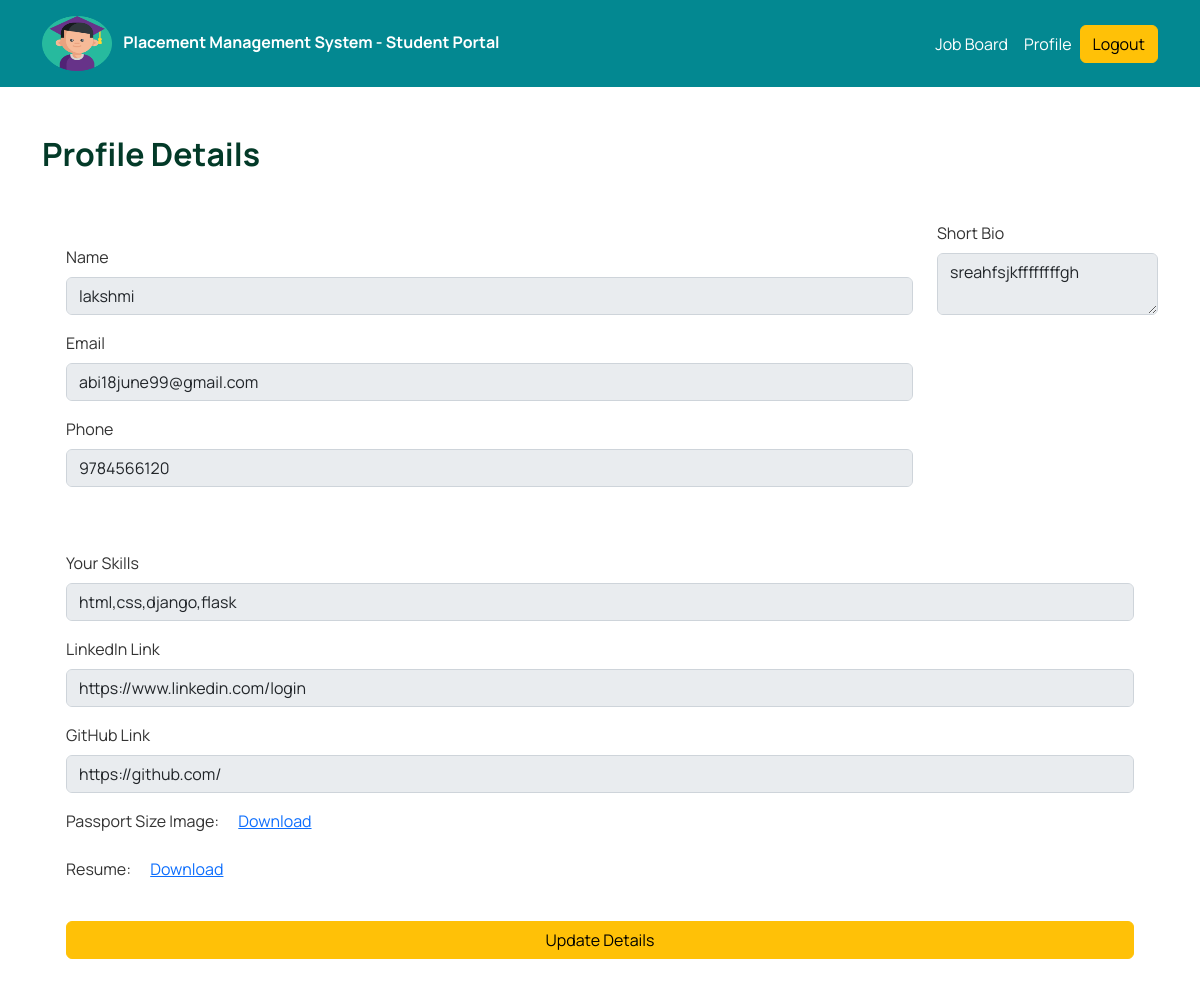
The page /student-profile/ (signed in) on the database its author committed.
### base/models.py (models this page shows)
class BaseModel(models.Model):
    id = models.UUIDField(primary_key=True, default=uuid.uuid4, editable=False)
    created_at = models.DateTimeField(auto_now=True)
    updated_at = models.DateTimeField(auto_now_add=True)
    class Meta:
        abstract = True

class MyBaseUser(AbstractBaseUser, PermissionsMixin, BaseModel):
    email = models.EmailField(max_length=100, unique=True)
    name = models.CharField(max_length=100, validators=[validate_name])
    phone = models.CharField(max_length=13, null=True, blank=True)
    is_staff = models.BooleanField(default=False)
    is_superuser = models.BooleanField(default=False)
    is_active = models.BooleanField(default=True)
    objects = UserManager()
    USERNAME_FIELD = 'email'
    EMAIL_FIELD = 'email'
    REQUIRED_FIELDS = []

### authentication/models.py (models this page shows, shortened)
class StudentModel(MyBaseUser):
    roll_no = models.IntegerField()
    bio = models.TextField(null=True, blank=True)
    skills = models.TextField(null=True, blank=True)
    resume = models.FileField(upload_to="resume", max_length=100, blank=True, validators=[validate_file_extension_pdf, validate_file_size])
    headshot = models.ImageField(upload_to="headshot", height_field=None, width_field=None, max_length=None, blank=True)
    linkedIn_link = models.URLField(max_length=200, null=True, blank=True)
    gitHub_link = models.URLField(max_length=200, null=True, blank=True)
    class Meta:
        db_table = 'student'

### authentication/views.py (the view)
# urls.py: path("student-profile/", views.student_profile, name="student-profile"),
@login_required(login_url='/student-login/')
def student_profile(request):
    context["user"] = StudentModel.objects.get(email=request.user)
    return render(request, "student/profile.html", context)

### templates/student/profile.html (shortened to what this page needs)
{% extends '../student_base.html' %}
{% load static %}
{% block content %}
    <section class="student_profile py-5 container">
        <h2 class="text fw-bolder mb-5" style="color: rgb(3, 58, 40);">Profile Details</h2>
        <div class="d-md-flex justify-content-around align-items-start">
            <div class="flex-fill p-md-4">
                <div class="mb-3">
                    <label for="name" class="form-label">Name</label>
                    <input type="text" class="form-control" id="name" name=" " value="{{ user.name | safe }}" disabled
                        aria-disabled="disabled">
                </div>
                <div class="mb-3">
                    <label for="email" class="form-label">Email</label>
                    <input type="email" class="form-control" id="email" name=" " value="{{ user.email | safe }}" disabled
                        aria-disabled="disabled">
                </div>
                <div class="mb-3">
                    <label for="phone" class="form-label">Phone</label>
                    <input type="tel" class="form-control" id="phone" name="phone" value="{{ user.phone | safe }}" disabled
                        aria-disabled="disabled">
                </div>
                </div>
                <div class="mb-3">
                    <label for="bioInput" class="form-label">Short Bio</label>
                    <textarea type="text" class="form-control" id="bioInput" required aria-required name="bio"
                        disabled>{{ user.bio | safe }}</textarea>
                </div>
            </div>
            <div class="flex-fill p-md-4">
                <div class="mb-3">
                    <label for="skillInput" class="form-label">Your Skills</label>
                    <input type="text" class="form-control" id="skillInput" required name="skills"
                        value="{{ user.skills | safe }}" disabled>
                </div>
                <div class="mb-3">
                    <label for="LinkedIn" class="form-label">LinkedIn Link</label>
                    <input class="form-control" type="url" name="linkedIn_link" id="LinkedIn"
                        value="{{ user.linkedIn_link | safe }}" required aria-required disabled>
                </div>
                <div class="mb-3">
                    <label for="github" class="form-label">GitHub Link</label>
                    <input class="form-control" type="url" name="gitHub_link" id="github" value="{{ user.gitHub_link | safe }}"
                        required aria-required disabled>
                </div>
                <div class="mb-3">
                    <label for="headshot" class="form-label">Passport Size Image:</label>
                    {% if user.headshot %}
                    <a href="{{ user.headshot.url }}" target="_blank" class="ms-3" id="download-headshot"
                    download="{{ user.headshot.url }}">Download</a>
                    {% else %}
                    <a href="{% static 'img/logo.png' %}" target="_blank" class="ms-3" id="download-headshot"
                    download="{% static 'img/logo.png' %}">Download</a>
                    {% endif %}
                </div>
                <div class="mb-3">
                    <label for="resumeFile" class="form-label">Resume:</label>
                    <a href="{{ user.resume.url }}" class="ms-3" id="download-resume"
                        download="{{ user.resume.url }}">Download</a>
                </div>
                <button type="button" id="update-profile" class="mt-3 btn btn-warning w-100" data-bs-toggle="modal"
                    data-bs-target="#profileUpdate">Update Details</button>
            </div>
    </section>
{% endblock content %}

### static/css/style.css (style rules this page uses)
body { background: url('../img/placement_bg.jpg') no-repeat center center fixed; background-size: cover; font-family: 'Manrope', sans-serif; color: #333; }
html, body { height: 100%; }
.container_fluid { min-height: 100%; position: relative; padding-bottom: 100px; }

### rows shown on the page
MyBaseUser: name "lakshmi", email "abi18june99@gmail.com", phone "9784566120"
StudentModel: bio "sreahfsjkffffffffgh", skills "html,css,django,flask", linkedIn_link "https://www.linkedin.com/login", gitHub_link "https://github.com/"
